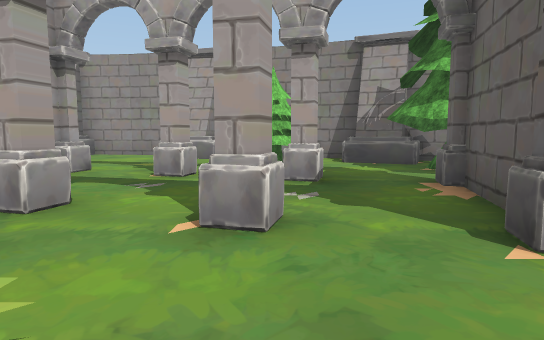
[1] (above)

24 first-person views from a walk through a scene from a Unity 3-D project. The camera is 1.3 m above the floor, tilts 6° down and sees 75° across. The floor is counted in squares, 2 m on a side. Each view is taken from the middle of a square. On the plan, view 1 faces up. The plan holds only what a view shows up to about 10 squares ahead; the rest is blank. The place goes on beyond the plan. Some surface patterns are stand-ins.

[2]
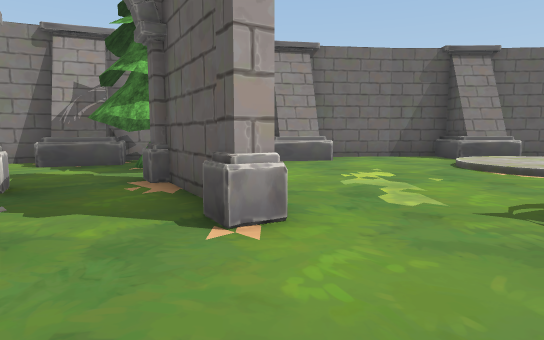

[3]
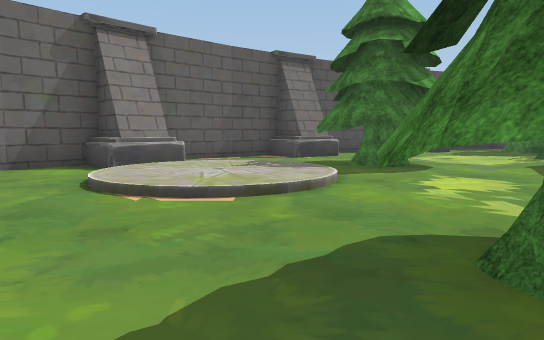

[4]
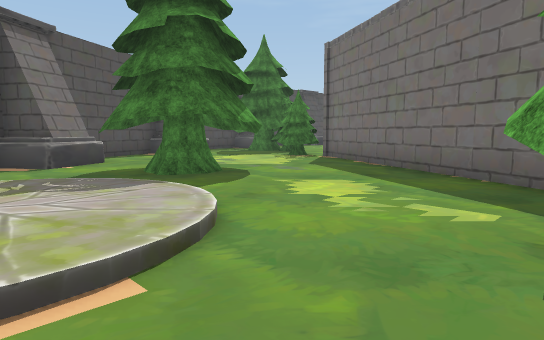

[5]
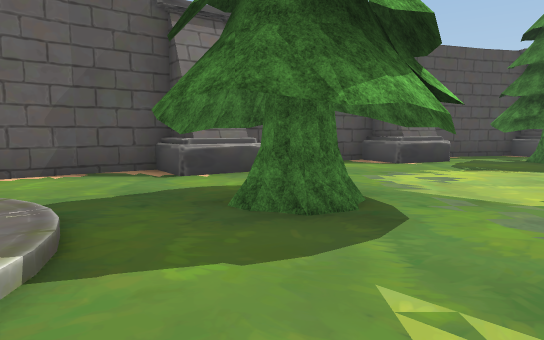

[6]
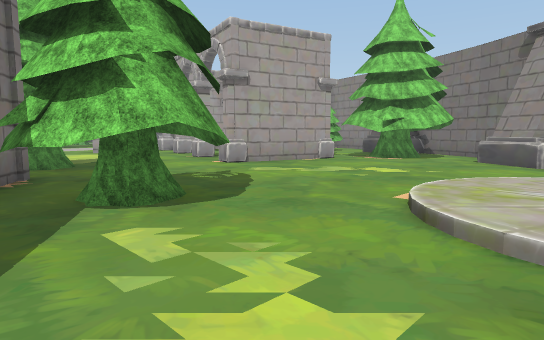

[7]
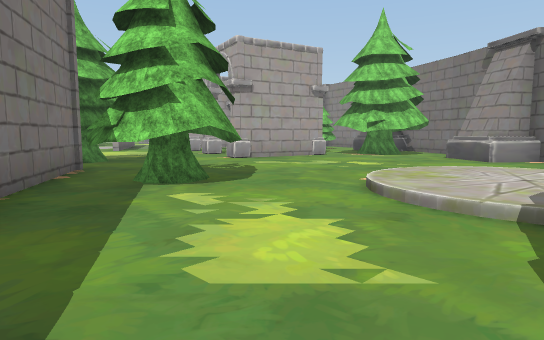

[8]
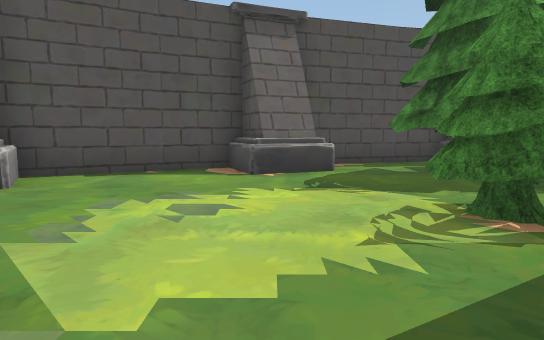

[9]
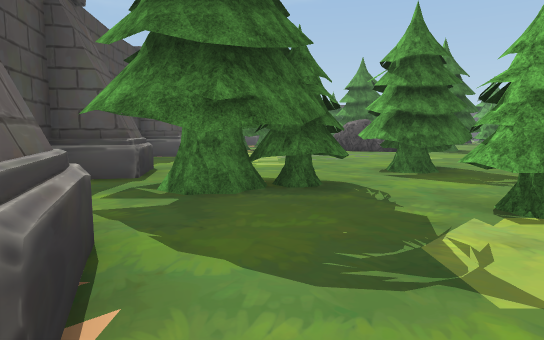

[10]
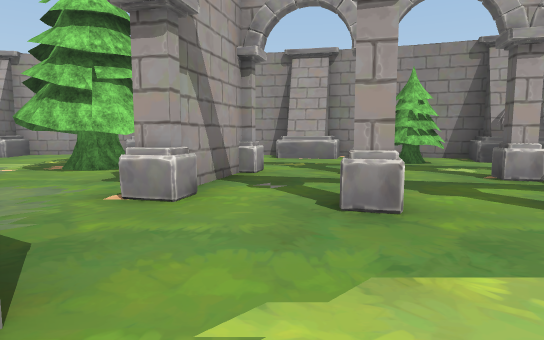

[11]
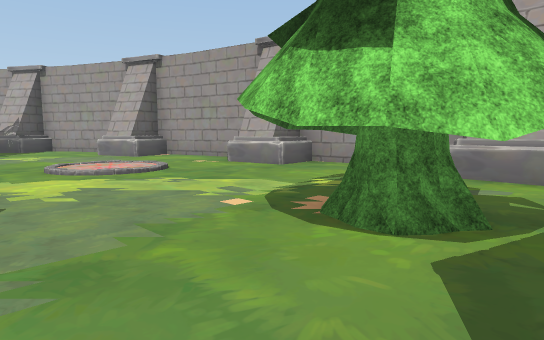

[12]
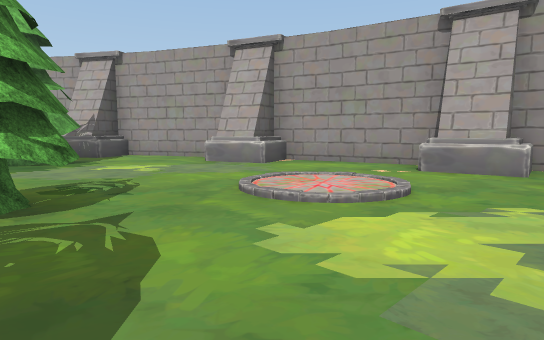

[13]
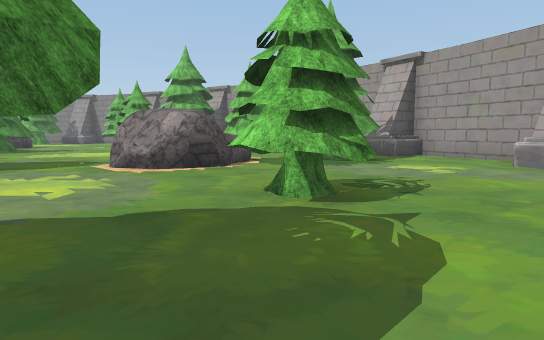

[14]
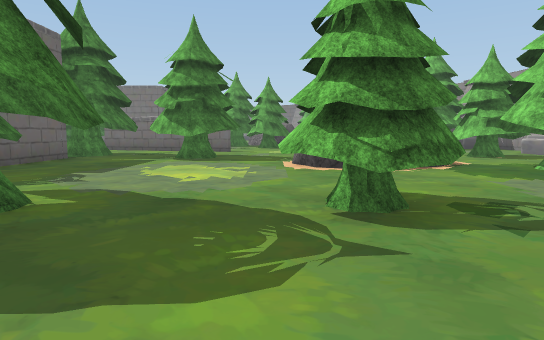

[15]
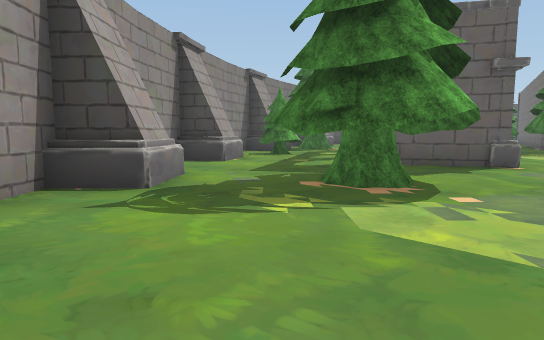

[16]
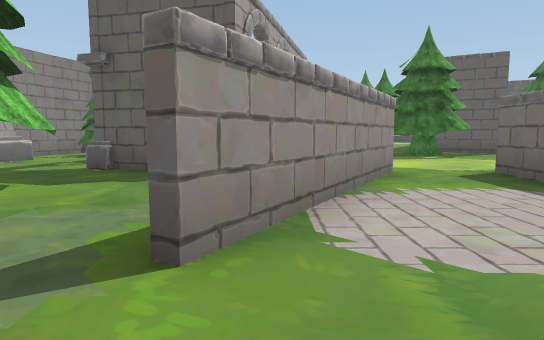

[17]
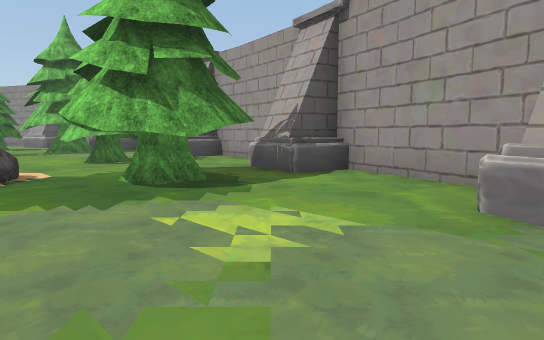

[18]
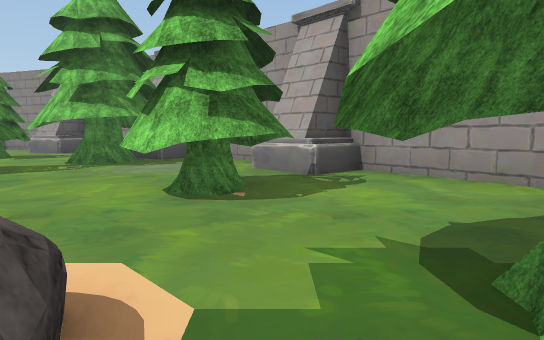

[19]
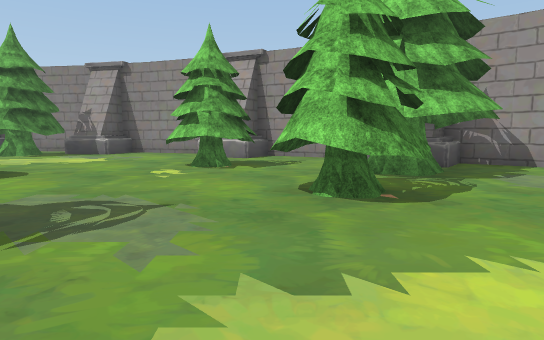

[20]
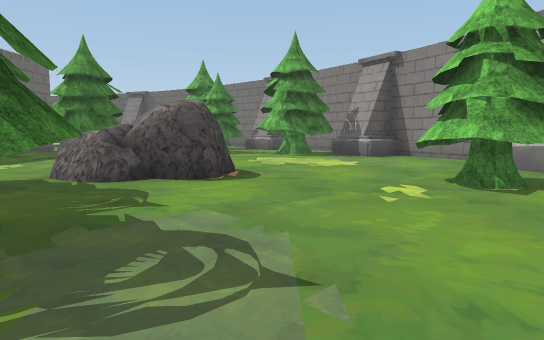

[21]
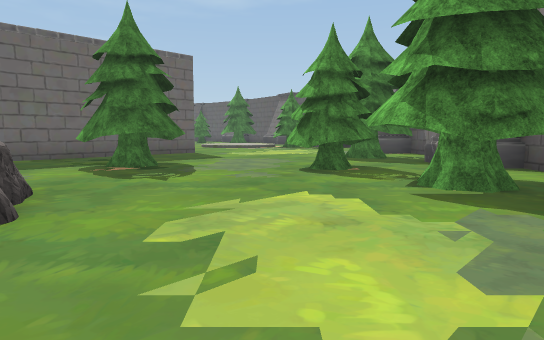

[22]
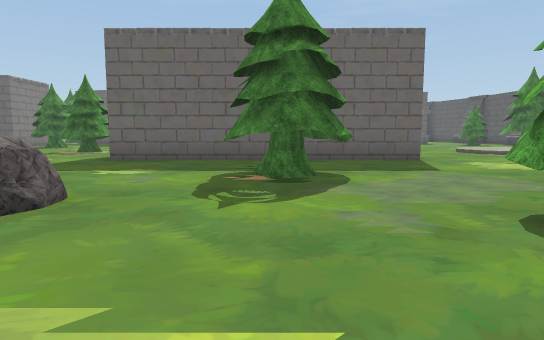

[23]
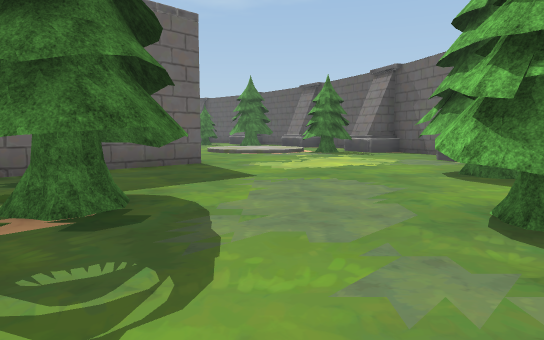

[24]
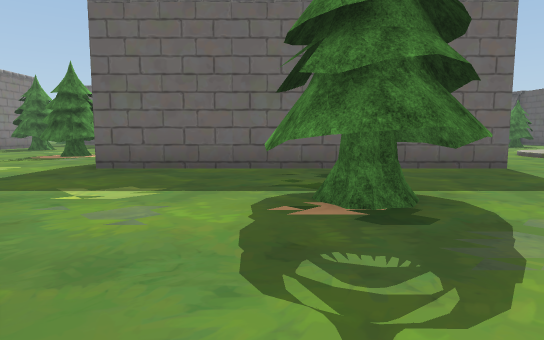

### Floor plan
Key: @ floor where view 1 was taken; # wall or solid block; . main floor; : floor 0.25 m higher than the main floor; / step, stairs or slope; ^ raised ledge; T tree; P pillar; R rock.
Columns run from 29 left of view 1 to 17 right of it. Each row starts with its distance up from view 1.
 10               ###.#^..^#...#####
  9            ####...^#.......#...##
  8           ##.^^.......TT.....T.#####
  7        ###^...........T#T....T..TT.#
  6       ##.#^...........TT.#......T#.####
  5       #...TTT............#..PP.PPT..^.##
  4      ##...TTT...T........#.....P.......#
  3      ^#.T.......TT...###...P.P.#.......#
  2   ##...TT..R R....T.T..##......P..../:/#.##
  1   #........R R....TT ...##..........:::/..#
  0   ##......   R....T   .......@....../::/..##
 -1   #.T....  ........     #...TTT..TT..//TT.###
 -2 #...TTTT......T...TT       ..TT#.TT....#T...#
 -3 #.....T......TT...TT        .. ###....TTT...##
 -4 #^TT........  T...#              ##..........#
 -5 ^..T.....      ..##               ###.......##
 -6 .......TTT     TT                   ###.....^##
 -7 ........T                             ###T..TT#
 -8 ....RRRT                                ..TT#T#
 -9 .....RRR                                ...T T#
-10 T....R..                               .TT.. ^
-11 T.............                         .T... .
-12 .T...T.........                        ..... ..
-13 TT..TT...##...T                        .....  .
-14 .....T..##    T                         ...   #
-15 T......##
-16 T.....##
-17 .....##
-18 .....#
-19 ......
-20 ......

Where each view was taken, in squares from view 1:
view 1: 0 up, 0 right, facing up
view 2: 0 up, 0 right, facing up-right
view 3: 0 up, 3 right, facing right
view 4: 1 up, 5 right, facing down-right
view 5: 2 down, 7 right, facing right
view 6: 3 down, 8 right, facing up-left
view 7: 4 down, 9 right, facing up-left
view 8: 5 down, 9 right, facing right
view 9: 4 down, 14 right, facing down
view 10: 0 up, 3 left, facing up
view 11: 4 up, 5 left, facing up-left
view 12: 3 up, 9 left, facing up-left
view 13: 3 up, 9 left, facing left
view 14: 5 up, 10 left, facing down-left
view 15: 8 up, 11 left, facing right
view 16: 3 up, 10 left, facing right
view 17: 6 up, 13 left, facing left
view 18: 3 up, 17 left, facing left
view 19: 3 down, 19 left, facing left
view 20: 3 down, 21 left, facing down-left
view 21: 6 down, 27 left, facing down
view 22: 9 down, 28 left, facing down-right
view 23: 10 down, 26 left, facing down
view 24: 10 down, 26 left, facing down-right
